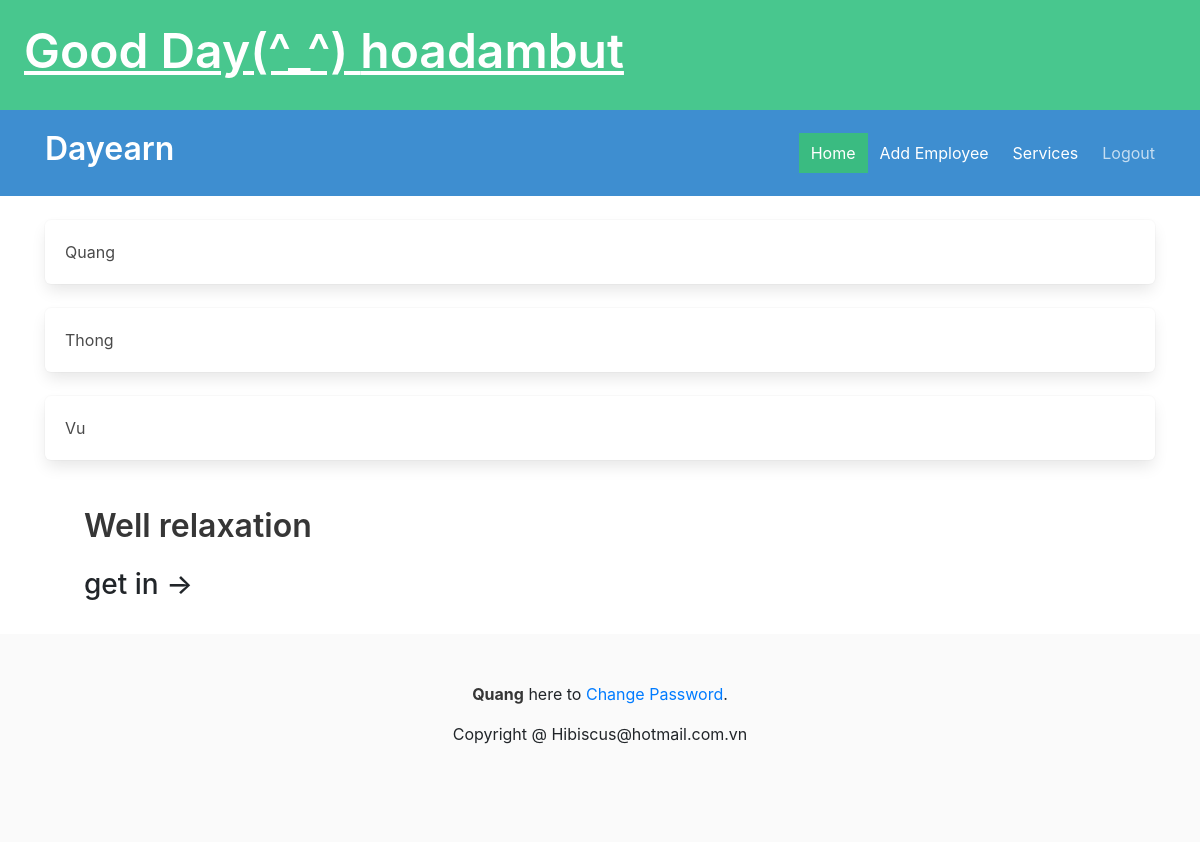
The app's page /ledger/ (signed in), older data.
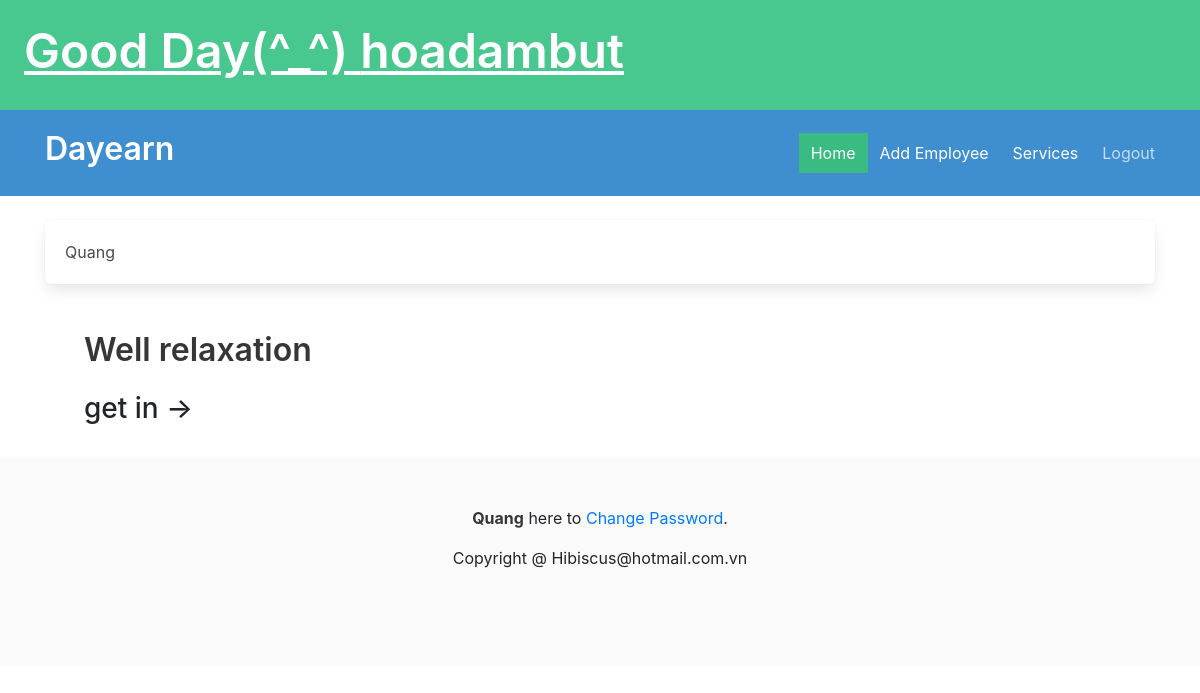
The same page, newer data.
### ledger/models.py (models this page shows, shortened)
class Technician(models.Model):
    name = models.CharField(max_length=25)
    phone = models.CharField(max_length=12)
    owner = models.ForeignKey(settings.AUTH_USER_MODEL, on_delete=models.CASCADE)
    clients = models.ForeignKey("Khach", on_delete=models.CASCADE, null=True, related_name='client')

### ledger/views.py (the view)
# urls.py: path('ledger/', AllEmployee.as_view(), name="home"),
class AllEmployee(LoginRequiredMixin, ListView):
    template = 'ledger/index.html'
    def get(self,request):
        employee = Technician.objects.filter(owner=request.user)
        cont = {'employees': employee}
        return render(request, self.template, cont)

### ledger/templates/ledger/index.html (shortened to what this page needs)
{% extends 'base.html' %}
{% block headding %}
<h1 class="title">Dayearn</h1>
{% endblock headding %}
{% block content %}
    {% if employees %}
    {% for employee in employees %}
    <div class='box'>{{ employee.name }}</div>
    {% endfor %}
    {% endif %}
<section class="hero is-small">
  <div class="hero-body">
    <div class="container">
      <h1 class="title">
        Well relaxation
      </h1>
      <h3>get in -></h3>
    </div>
  </div>
</section>
{% endblock content %}
{% block footer %}
    <strong>Quang</strong> here to <a href="{% url 'password_change' %}">Change Password</a>.
{% endblock footer %}

### ledger/templates/base.html (shortened to what this page needs)
<!DOCTYPE html>
<html>
    <head>
        <link rel="stylesheet" href="">
        <link rel="stylesheet" href="https://cdn.jsdelivr.net/npm/bulma@0.9.3/css/bulma.min.css">
        <link href="../assets/dist/css/bootstrap.min.css" rel="stylesheet">
    </head>
    <body>
        <a href="{% url 'ledger:index' %}">
        <section class="hero is-small is-success mb-4">
            <div class="hero-body">
                <h1 class="title is-1">Good Day(^_^) {{ user.username | default:'You'}} </h1>
            </div>
            <section class="hero is-info is-large">
              <div class="hero-head">
                <nav class="navbar">
                  <div class="container">
                    <div class="navbar-brand">
                      <a class="navbar-item" href="{% url 'ledger:index' %}">
                        {% block headding %}
                        {% endblock headding %}
                      </a>
                    </div>
                    <div id="navbarMenuHeroB" class="navbar-menu">
                      <div class="navbar-end">
                        <a class="navbar-item is-active" href="{% url 'ledger:home' %}">
                          Home
                        </a>
                        <a class="navbar-item" href="{% url 'ledger:add_employee' %}">
                          Add Employee
                        </a>
                        <a class="navbar-item" href="{% url 'ledger:services' %}">
                          Services
                        </a>
                        <span class="navbar-item">
                            {% if user.is_authenticated %}
                            <a href=" {% url 'logout' %}">Logout</a>
                            {% else %}
                            <a href=" {% url 'login' %}">Login</a>
                            {% endif %}
                        </span>
                      </div>
                    </div>
                  </div>
                </nav>
              </div>
            </section>
        </section>
    </a>
        <div class="container">
                {% block content %}
                {% endblock content %}
        </div>
    </body>
    <footer class="footer">
      <div class="content has-text-centered">
        <p>
          {% block footer %}
          {% endblock footer %}
        </p>
        Copyright @ Hibiscus@hotmail.com.vn
      </div>
    </footer>
</html>

Row changes from the older to the newer data that the page shows:
removed Technician: name "Thong"
removed Technician: name "Vu"
